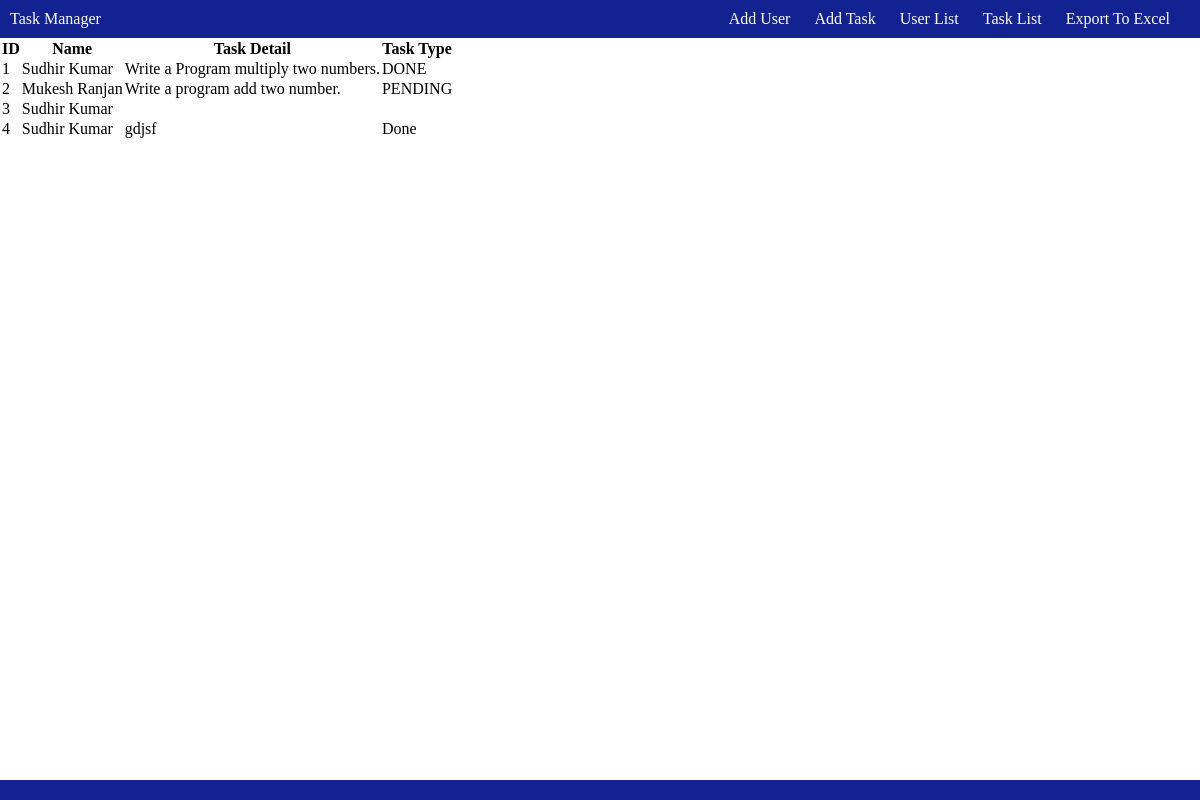
The page /TaskList on the database as committed earlier.
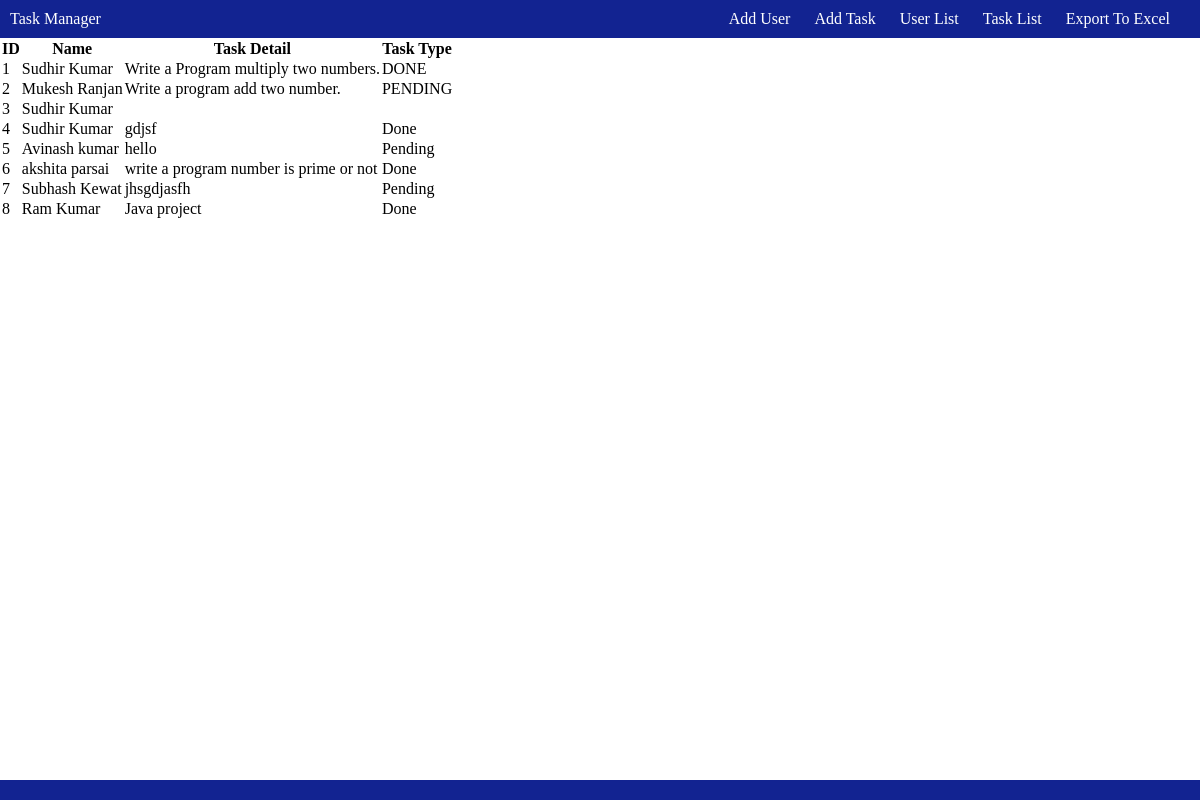
The same page on the database as committed later.
### app/models.py (models this page shows, shortened)
class Task(models.Model):
    user=models.ForeignKey(User,on_delete=models.CASCADE)
    task_detail=models.TextField()
    task_type=models.CharField(max_length=10,choices=choice,default='PENDING')

class User(models.Model):
    name=models.CharField(max_length=30)
    email=models.EmailField()
    mobile=models.IntegerField()

### app/views.py (the view)
# urls.py: path('TaskList',TaskList,name='TaskList'),
def TaskList(request):
    tasks = Task.objects.all()
    paginator = Paginator(tasks, 10)
    page_number = request.GET.get('page')
    page_data = paginator.get_page(page_number)
    return render(request, 'task_list.html', {'page_data': page_data})

### app/templates/task_list.html
{% extends "base.html" %}
{% block container %}
<table>
    <tr>
        <th>ID</th>
        <th>Name</th>
        <th>Task Detail </th>
        <th>Task Type </th>
    </tr>
    {% for i in page_data %}
    <tr>
        <td>{{i.id}}</td>
        <td>{{i.user.name}}</td>
        <td>{{i.task_detail}}</td>
        <td>{{i.task_type}}</td>
    </tr>
    {% endfor %}
</table>
{% endblock  %}

Rows that differ between the two databases and show on the page:
added Task: id "5", user.name "Avinash kumar", task_detail "hello", task_type "Pending"
added Task: id "6", user.name "akshita parsai", task_detail "write a program number is prime or not", task_type "Done"
added Task: id "7", user.name "Subhash Kewat", task_detail "jhsgdjasfh", task_type "Pending"
added Task: id "8", user.name "Ram Kumar", task_detail "Java project", task_type "Done"
